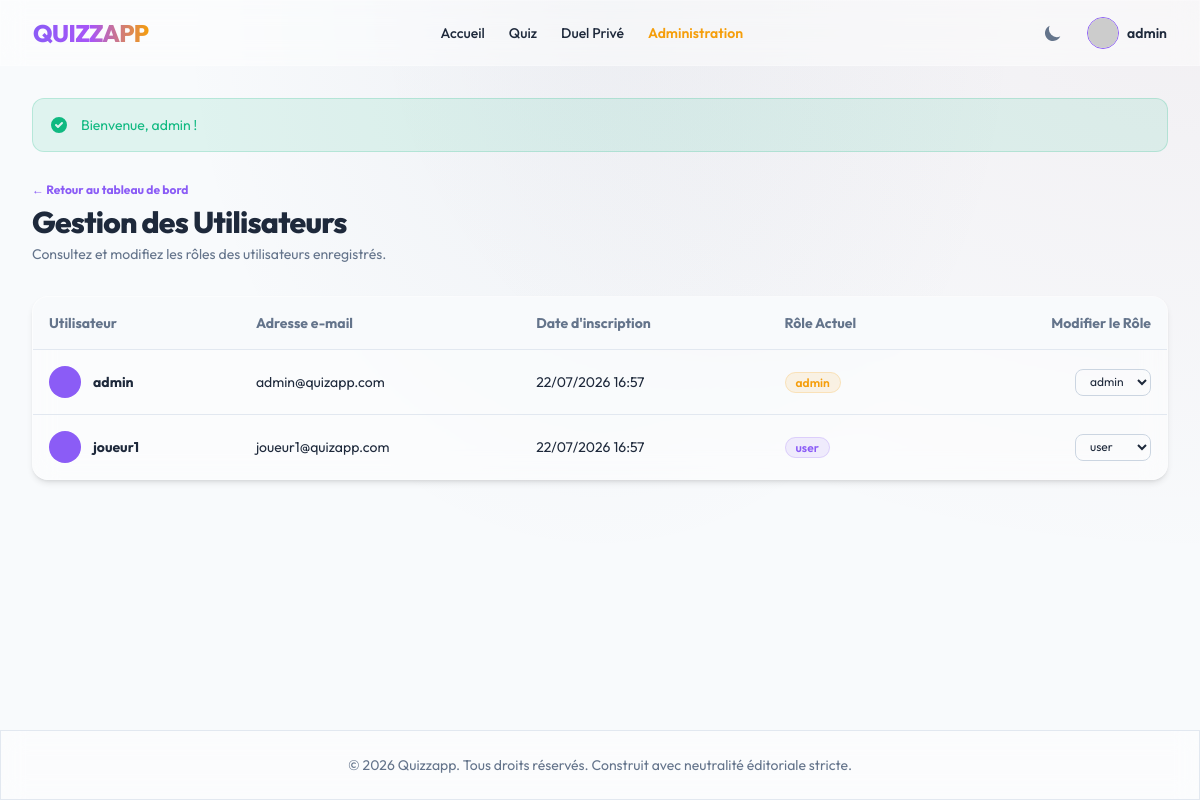
Page /admin/users (signed in) on the committed database.
### tables this page shows
CREATE TABLE `users` (
    `id` INT AUTO_INCREMENT PRIMARY KEY,
    `username` VARCHAR(50) NOT NULL UNIQUE,
    `email` VARCHAR(100) NOT NULL UNIQUE,
    `password_hash` VARCHAR(255) NOT NULL,
    `avatar_url` VARCHAR(255) DEFAULT NULL,
    `role_id` INT NOT NULL,
    `email_verified` TINYINT(1) DEFAULT 0,
    `verification_token` VARCHAR(255) DEFAULT NULL,
    `two_factor_secret` VARCHAR(255) DEFAULT NULL,
    `two_factor_enabled` TINYINT(1) DEFAULT 0,
    `reset_token` VARCHAR(255) DEFAULT NULL,
    `reset_token_expires` DATETIME DEFAULT NULL,
    `created_at` TIMESTAMP DEFAULT CURRENT_TIMESTAMP,
    `updated_at` TIMESTAMP DEFAULT CURRENT_TIMESTAMP ON UPDATE CURRENT_TIMESTAMP,
    INDEX `idx_users_role` (`role_id`),
    INDEX `idx_users_email` (`email`),
    CONSTRAINT `fk_users_role` FOREIGN KEY (`role_id`) REFERENCES `roles` (`id`) ON DELETE RESTRICT
);

CREATE TABLE `roles` (
    `id` INT AUTO_INCREMENT PRIMARY KEY,
    `name` VARCHAR(50) NOT NULL UNIQUE,
    `description` VARCHAR(255) DEFAULT NULL
);

### app/Controllers/AdminController.php (called while the page is built, shortened)
<?php
class AdminController
{
    public function listUsers(): void
    {
        $users = User::getAll();
        View::render('admin/users', [
            'users' => $users,
            'csrf_token' => Session::csrfToken()
        ]);
    }
}

### public/index.php (called while the page is built, shortened)
<?php
$container = new Container();
$router = new Router($container);
$router->get('/', [QuizController::class, 'index']);
$router->get('/category/{slug}', [QuizController::class, 'showCategory']);
$router->get('/quiz/{id}', [QuizController::class, 'play']);
$router->get('/quiz/dynamic/{id}', [QuizController::class, 'playDynamic']);
$router->post('/api/quiz/submit', [QuizController::class, 'submitScore'], [CSRFMiddleware::class]);
$router->post('/api/quiz/favorite', [QuizController::class, 'toggleFavorite'], [CSRFMiddleware::class]);
$router->get('/register', [AuthController::class, 'showRegister']);
$router->post('/register', [AuthController::class, 'register'], [CSRFMiddleware::class]);
$router->get('/verify-email', [AuthController::class, 'verifyEmail']);
$router->get('/login', [AuthController::class, 'showLogin']);
$router->post('/login', [AuthController::class, 'login'], [CSRFMiddleware::class]);
$router->get('/login/2fa', [AuthController::class, 'show2FA']);
$router->post('/login/2fa', [AuthController::class, 'verify2FA'], [CSRFMiddleware::class]);
$router->post('/logout', [AuthController::class, 'logout'], [AuthMiddleware::class, CSRFMiddleware::class]);
$router->get('/forgot-password', [AuthController::class, 'showForgotPassword']);
$router->post('/forgot-password', [AuthController::class, 'forgotPassword'], [CSRFMiddleware::class]);
$router->get('/reset-password', [AuthController::class, 'showResetPassword']);
$router->post('/reset-password', [AuthController::class, 'resetPassword'], [CSRFMiddleware::class]);
$router->get('/dashboard', [AuthController::class, 'dashboard'], [AuthMiddleware::class]);
$router->get('/settings', [AuthController::class, 'showSettings'], [AuthMiddleware::class]);
$router->post('/settings/profile', [AuthController::class, 'updateProfile'], [AuthMiddleware::class, CSRFMiddleware::class]);
$router->post('/settings/password', [AuthController::class, 'updatePassword'], [AuthMiddleware::class, CSRFMiddleware::class]);
$router->post('/settings/2fa/generate', [AuthController::class, 'generate2FA'], [AuthMiddleware::class, CSRFMiddleware::class]);
$router->post('/settings/2fa/enable', [AuthController::class, 'enable2FA'], [AuthMiddleware::class, CSRFMiddleware::class]);
$router->post('/settings/2fa/disable', [AuthController::class, 'disable2FA'], [AuthMiddleware::class, CSRFMiddleware::class]);
$router->post('/settings/profile/delete', [AuthController::class, 'deleteAccount'], [AuthMiddleware::class, CSRFMiddleware::class]);
$router->get('/duel', [DuelController::class, 'index'], [AuthMiddleware::class]);
$router->get('/duel/{code}', [DuelController::class, 'playRoom'], [AuthMiddleware::class]);
$router->get('/admin', [AdminController::class, 'dashboard'], [AdminMiddleware::class]);
$router->get('/admin/users', [AdminController::class, 'listUsers'], [AdminMiddleware::class]);
$router->post('/admin/users/role', [AdminController::class, 'updateUserRole'], [AdminMiddleware::class, CSRFMiddleware::class]);
$router->post('/admin/backup', [AdminController::class, 'backupDatabase'], [AdminMiddleware::class, CSRFMiddleware::class]);
$router->post('/admin/export', [AdminController::class, 'exportJSON'], [AdminMiddleware::class, CSRFMiddleware::class]);
$router->post('/admin/import', [AdminController::class, 'importJSON'], [AdminMiddleware::class, CSRFMiddleware::class]);
try {
    $router->dispatch();
} catch (Exception $e) {
    http_response_code(500);
    error_log("Internal Server Error: " . $e->getMessage() . "\n" . $e->getTraceAsString());
    echo "<h1>500 - Erreur Interne du Serveur</h1><p>Une erreur inattendue est survenue. Veuillez contacter l'administrateur.</p>";
}

### app/Core/Database.php (called while the page is built, shortened)
<?php
class Database
{
    private static ?PDO $pdo = null;
    public static function getConnection(): PDO
    {
        if (self::$pdo === null) {
            $configPath = dirname(__DIR__, 2) . '/config/database.php';
            $config = require $configPath;
            $dsn = sprintf(
                "mysql:host=%s;port=%s;dbname=%s;charset=%s",
                $config['host'],
                $config['port'],
                $config['dbname'],
                $config['charset']
            );
            try {
                self::$pdo = new PDO(
                    $dsn,
                    $config['username'],
                    $config['password'],
                    $config['options']
                );
            } catch (PDOException $e) {
                error_log("Database connection failure: " . $e->getMessage() . "\n" . $e->getTraceAsString());
                throw new Exception("Database connection failure.");
            }
        }
        return self::$pdo;
    }
    public static function query(string $sql, array $params = []): \PDOStatement
    {
        $pdo = self::getConnection();
        try {
            $stmt = $pdo->prepare($sql);
            $stmt->execute($params);
            return $stmt;
        } catch (PDOException $e) {
            error_log("Database query execution error: " . $e->getMessage() . " | SQL: " . $sql . "\n" . $e->getTraceAsString());
            throw new Exception("Erreur d'exécution de la base de données.");
        }
    }
    public static function fetchAll(string $sql, array $params = []): array
    {
        return self::query($sql, $params)->fetchAll();
    }
}

### app/Models/User.php (called while the page is built, shortened)
<?php
class User
{
    public static function getAll(): array
    {
        return Database::fetchAll(
            "SELECT u.*, r.name as role_name FROM users u
             JOIN roles r ON u.role_id = r.id
             ORDER BY u.created_at DESC"
        );
    }
}

### views/admin/users.php (the view, shortened to what this page needs)
<div class="space-y-8">
    <div>
        <a href="/admin" class="text-xs font-bold text-violet-500 hover:underline">&larr; Retour au tableau de bord</a>
        <h1 class="text-3xl font-extrabold tracking-tight mt-1">Gestion des Utilisateurs</h1>
        <p class="text-sm text-slate-500 dark:text-slate-400 mt-1">Consultez et modifiez les rôles des utilisateurs enregistrés.</p>
    </div>
    <div class="glass-card rounded-2xl shadow-md overflow-hidden">
        <div class="overflow-x-auto">
            <table class="w-full text-left border-collapse text-sm">
                <thead>
                    <tr class="bg-slate-50 dark:bg-slate-800/40 text-slate-500 dark:text-slate-400 font-semibold border-b border-slate-200 dark:border-slate-800">
                        <th class="p-4">Utilisateur</th>
                        <th class="p-4">Adresse e-mail</th>
                        <th class="p-4">Date d'inscription</th>
                        <th class="p-4">Rôle Actuel</th>
                        <th class="p-4 text-right">Modifier le Rôle</th>
                    </tr>
                </thead>
                <tbody class="divide-y divide-slate-200 dark:divide-slate-800">
                    <?php foreach ($users as $u): ?>
                        <tr class="hover:bg-slate-50/50 dark:hover:bg-slate-800/20 transition-all">
                            <td class="p-4 flex items-center space-x-3">
                                <div class="w-8 h-8 rounded-full bg-violet-500 text-white font-extrabold flex items-center justify-center" x-text="String(<?php echo json_encode($u['username']); ?>).substring(0,2).toUpperCase()"></div>
                                <span class="font-bold"><?php echo \App\Core\View::escape($u['username']); ?></span>
                            </td>
                            <td class="p-4"><?php echo \App\Core\View::escape($u['email']); ?></td>
                            <td class="p-4"><?php echo date('d/m/Y H:i', strtotime($u['created_at'])); ?></td>
                            <td class="p-4">
                                <span class="px-2.5 py-0.5 rounded-full text-xs font-semibold <?php echo (int)$u['role_id'] === 1 ? 'bg-amber-500/10 text-amber-500 border border-amber-500/20' : 'bg-violet-500/10 text-violet-500 border border-violet-500/20'; ?>">
                                    <?php echo $u['role_name']; ?>
                                </span>
                            </td>
                            <td class="p-4 text-right">
                                <form action="/admin/users/role" method="POST" class="inline-flex items-center space-x-2">
                                    <select name="role_id" onchange="this.form.submit()"
                                            class="px-2.5 py-1 text-xs border border-slate-300 dark:border-slate-700 bg-transparent rounded-lg focus:ring-2 focus:ring-violet-500 focus:border-transparent outline-none transition-all">
                                        <option value="1" <?php echo (int)$u['role_id'] === 1 ? 'selected' : ''; ?>>admin</option>
                                        <option value="2" <?php echo (int)$u['role_id'] === 2 ? 'selected' : ''; ?>>user</option>
                                    </select>
                                </form>
                            </td>
                        </tr>
                    <?php endforeach; ?>
                </tbody>
            </table>
        </div>
    </div>
</div>

### app/Core/Router.php (shortened to what this page needs)
<?php
class Router
{
    private array $routes = [];
    private Container $container;
    public function __construct(Container $container)
    {
        $this->container = $container;
    }
    private function addRoute(string $method, string $path, array $handler, array $middlewares): void
    {
        $regexPath = preg_replace('/\{([a-zA-Z0-9_]+)\}/', '(?P<$1>[^/]+)', $path);
        $regexPath = '#^' . $regexPath . '$#';
        $this->routes[] = [
            'method' => $method,
            'path' => $path,
            'regex' => $regexPath,
            'controller' => $handler[0],
            'action' => $handler[1],
            'middlewares' => $middlewares
        ];
    }
    public function dispatch(): void
    {
        $uri = parse_url($_SERVER['REQUEST_URI'], PHP_URL_PATH);
        $method = $_SERVER['REQUEST_METHOD'] ?? 'GET';
        $effectiveMethod = $method === 'HEAD' ? 'GET' : $method;
        foreach ($this->routes as $route) {
            if ($route['method'] === $effectiveMethod && preg_match($route['regex'], $uri, $matches)) {
                $params = array_filter($matches, 'is_string', ARRAY_FILTER_USE_KEY);
                $controller = $this->container->get($route['controller']);
                $action = $route['action'];
                call_user_func_array([$controller, $action], [$params]);
                return;
            }
        }
    }
}

### views/layouts/main.php (style rules this page uses)
.premium-bg-light { background-color: #f8fafc; background-image: radial-gradient(at 0% 0%, hsla(253,16%,7%,0) 0, transparent 50%), radial-gradient(at 50% 0%, hsla(225,39%,30%,0.05) 0, transparent 50%), radial-gradient(at 100% 0%, hsla(339,49%,30%,0.05) 0, transparent 50%); }
.glass-card { background: rgba(255, 255, 255, 0.45); backdrop-filter: blur(12px); -webkit-backdrop-filter: blur(12px); border: 1px solid rgba(255, 255, 255, 0.25); }
input, select, textarea { color: #1e293b !important; }

### rows in the picture
users: username "admin", email "admin@quizapp.com", created_at "22/07/2026 16:57", role.name "admin", role_id "admin"
users: username "joueur1", email "joueur1@quizapp.com", created_at "22/07/2026 16:57", role.name "user", role_id "user"
